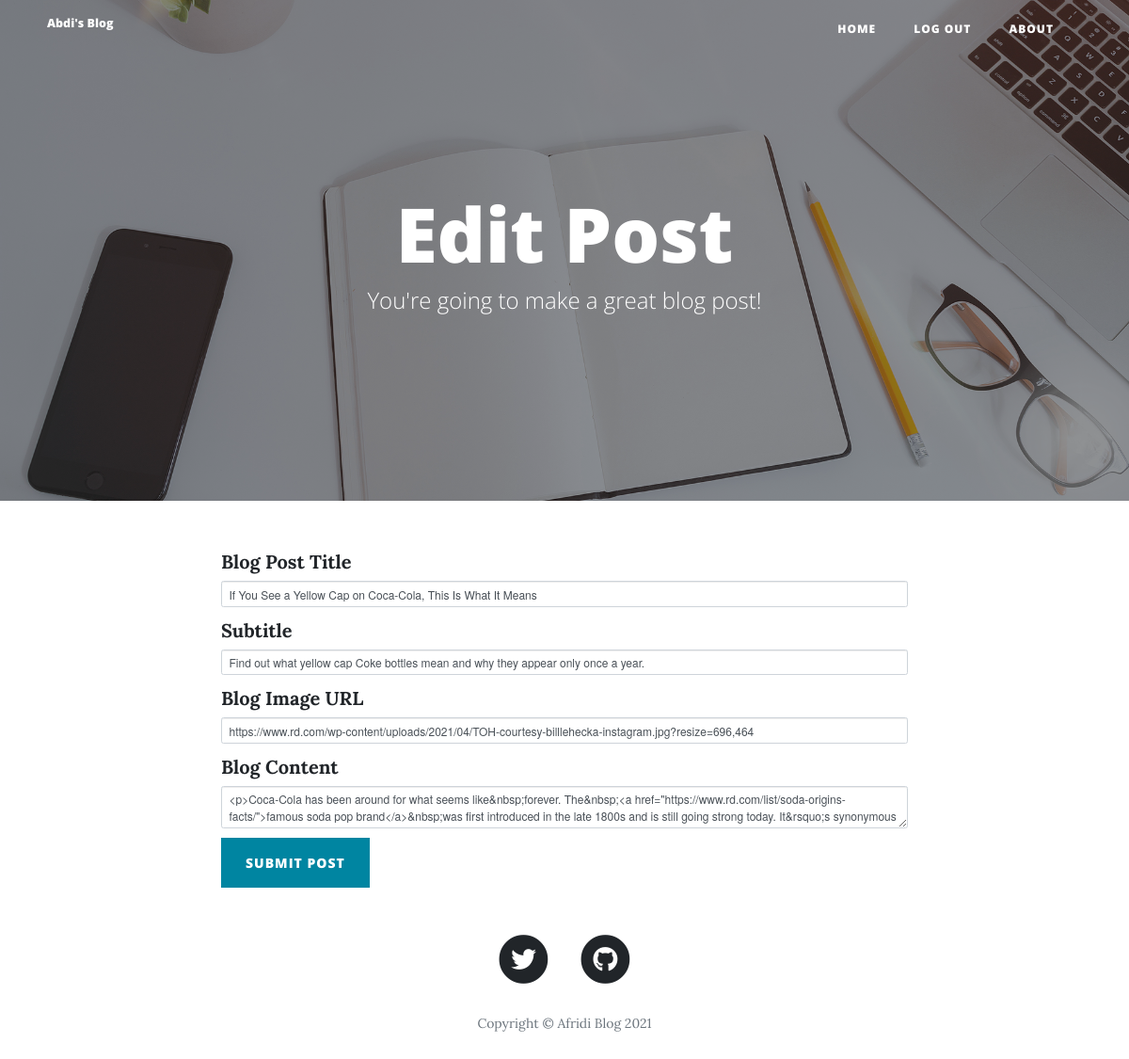
The app's page /edit-post/1 (signed in), older data.
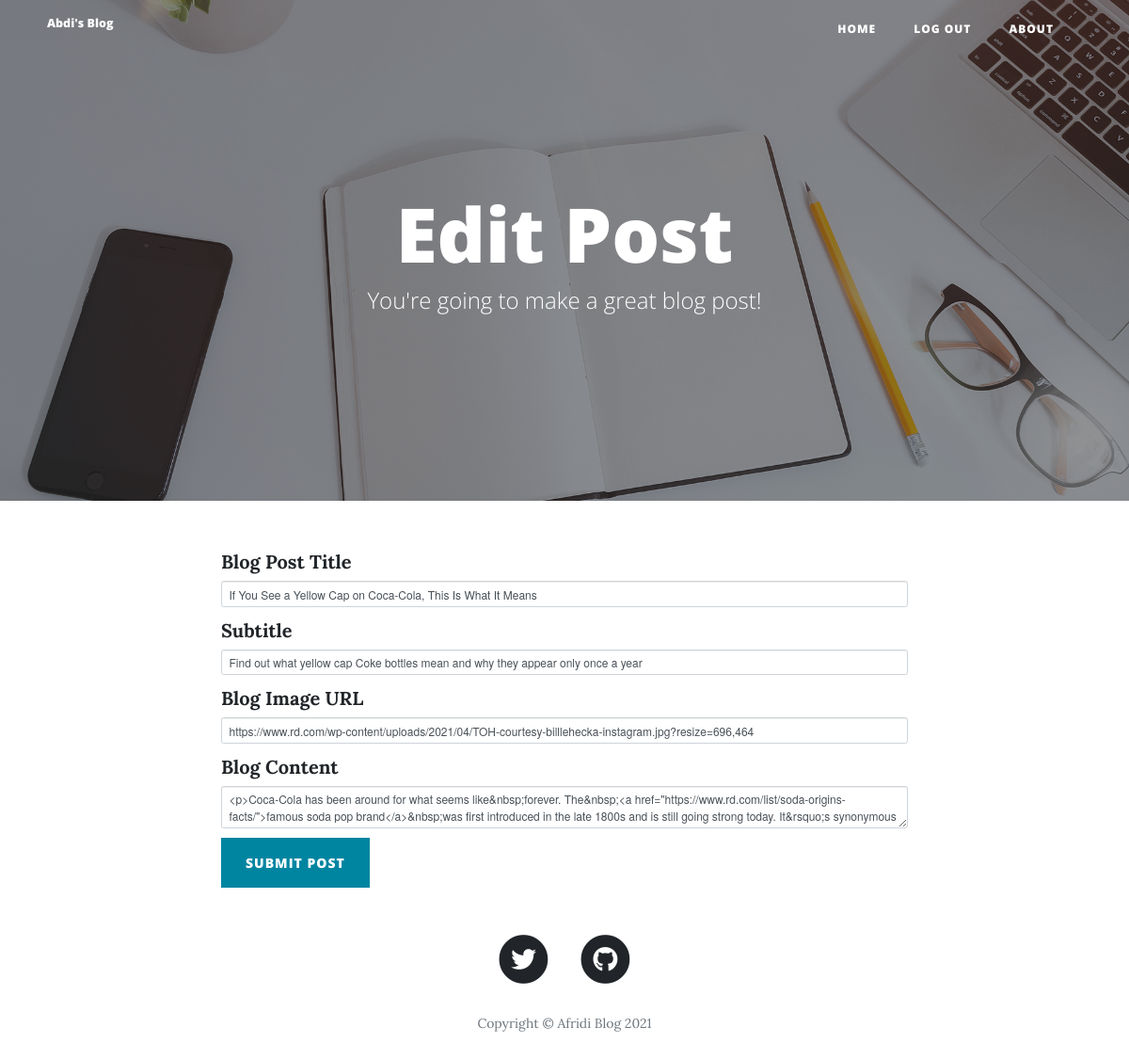
The same page, newer data.
### main.py (models this page shows)
class BlogPost(db.Model):
    __tablename__ = "blog_posts"
    id = db.Column(db.Integer, primary_key=True)
    author_id = db.Column(db.Integer, db.ForeignKey("users.id"))
    author = relationship("User", back_populates="posts")
    title = db.Column(db.String(250), unique=True, nullable=False)
    subtitle = db.Column(db.String(250), nullable=False)
    date = db.Column(db.String(250), nullable=False)
    body = db.Column(db.Text, nullable=False)
    img_url = db.Column(db.String(250), nullable=False)
    comments = relationship("Comment", back_populates="parent_post")

### main.py (the view, shortened to what this page needs)
@app.route("/edit-post/<int:post_id>", methods=["GET", "POST"])
@admin_only
def edit_post(post_id):
    post = BlogPost.query.get(post_id)
    edit_form = CreatePostForm(
        title=post.title,
        subtitle=post.subtitle,
        img_url=post.img_url,
        author=current_user,
        body=post.body
    )
    return render_template("make-post.html", form=edit_form, is_edit=True, current_user=current_user)

### forms.py
class CreatePostForm(FlaskForm):
    title = StringField("Blog Post Title", validators=[DataRequired()])
    subtitle = StringField("Subtitle", validators=[DataRequired()])
    img_url = StringField("Blog Image URL", validators=[DataRequired(), URL()])
    body = CKEditorField("Blog Content", validators=[DataRequired()])
    submit = SubmitField("Submit Post")

### main.py (called while the page is built)
def admin_only(f):
    @wraps(f)
    def decorated_function(*args, **kwargs):
        if not current_user.is_authenticated or current_user.id != 1:
            return abort(403)
        return f(*args, **kwargs)
    return decorated_function

@login_manager.user_loader
def load_user(user_id):
    return User.query.get(int(user_id))

### templates/make-post.html (shortened to what this page needs)
{% extends 'bootstrap/base.html' %}
{% import "bootstrap/wtf.html" as wtf %}
{% block content %}
{% include "header.html" %}
  <header class="masthead" style="background-image: url('{{ url_for('static', filename='img/edit-bg.jpg')}}')">
    <div class="overlay"></div>
    <div class="container">
      <div class="row">
        <div class="col-lg-8 col-md-10 mx-auto">
          <div class="page-heading">
            {% if is_edit: %}
            <h1>Edit Post</h1>
            {% else: %}
            <h1>New Post</h1>
            {% endif %}
            <span class="subheading">You're going to make a great blog post!</span>
          </div>
        </div>
      </div>
    </div>
  </header>
  <div class="container">
    <div class="row">
      <div class="col-lg-8 col-md-10 mx-auto">
        {{ wtf.quick_form(form, novalidate=True, button_map={"submit": "primary"}) }}
      </div>
    </div>
  </div>
{% include "footer.html" %}
{% endblock %}

Row changes from the older to the newer data that the page shows:
changed BlogPost "If You See a Yellow Cap on Coca-Cola, This Is What It Means": subtitle "Find out what yellow cap Coke bottles mean and why they appear only once a year." → "Find out what yellow cap Coke bottles mean and why they appear only once a year"
